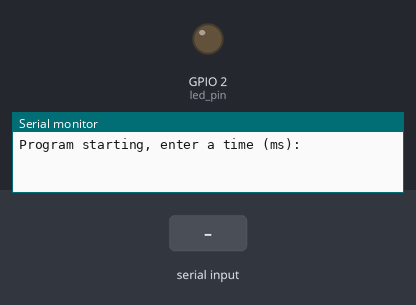
A sketch run on a simulated ESP32. Shown: output pins drawn as LEDs (lit = HIGH), the last lines printed to the serial monitor. Dashed ring = blinking. The inputs (shaded band) are chosen by the test bench.

Above: at 0.8 s.
0.9 s: "5\n" received over Serial
At 1.7 s:
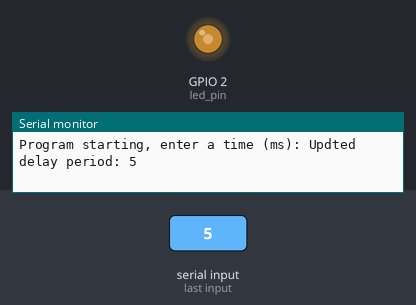
2.5 s: "90,45\n" received over Serial
At 2.72 s:
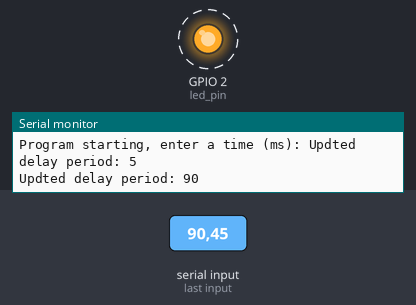
5.5 s: "30,150\n" received over Serial
7.0 s: "90\n" received over Serial
At 7.22 s:
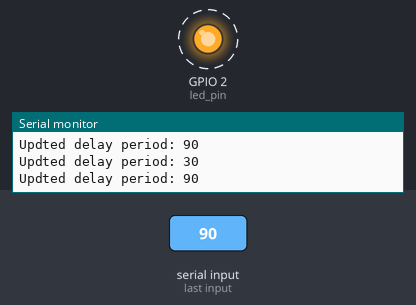
Timing chart, 0 to 11.0 s (numbered marks = the images above; inputs shaded):
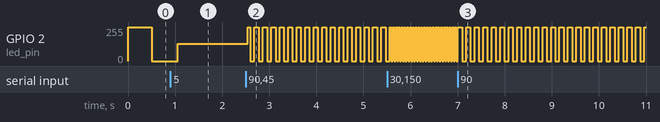

The sketch:

challenge.ino
```cpp
#if CONFIG_FREERTOS_UNICORE
  static const BaseType_t app_cpu = 0;
#else
  static const BaseType_t app_cpu = 1;
#endif

// Led blink time
static int blink_delay = 500;

unsigned int serial_input;

// Pins
#define LED_BUILTIN 2;
static const int led_pin = LED_BUILTIN;

// Task: print to Serial Terminal with lower priority
void startTask1(void *parameter) {
  while(1) {
    if(Serial.available() > 0) {
      String inputt = Serial.readStringUntil('\n') ;
      serial_input = inputt.toInt();
      blink_delay = serial_input;
      Serial.print("Updted delay period: ");
      Serial.println(blink_delay);
    }
  }
}

// Task: print character to serial terminal with higher priority
void startTask2(void *parameter) {
  while(1) {
    digitalWrite(led_pin, HIGH);
    vTaskDelay(blink_delay / portTICK_PERIOD_MS);
    digitalWrite(led_pin, LOW);
    vTaskDelay(blink_delay / portTICK_PERIOD_MS);
  }
}

void setup() {
  pinMode(led_pin, OUTPUT);
  Serial.begin(115200);
  Serial.print("Program starting, enter a time (ms): ");

  xTaskCreatePinnedToCore(startTask2,
                          "Task 2",
                          1024,
                          NULL,
                          1,
                          NULL,
                          app_cpu);

  xTaskCreatePinnedToCore(startTask1,
                          "Task 1",
                          1024,
                          NULL,
                          1,
                          NULL,
                          app_cpu);

  // Delete "setup and loop" task
  vTaskDelete(NULL);
}

void loop() { }
```

Measured:
- after the input at 2.5 s, GPIO 2 (led_pin): alternates 255/255 for 0.09 s and 0/255 for 0.09 s, starting at once
- after the input at 5.5 s, GPIO 2 (led_pin): alternates 255/255 for 0.03 s and 0/255 for 0.03 s, starting after 0.09 s
- after the input at 7.0 s, GPIO 2 (led_pin): alternates 255/255 for 0.09 s and 0/255 for 0.09 s, starting after 0.09 s
